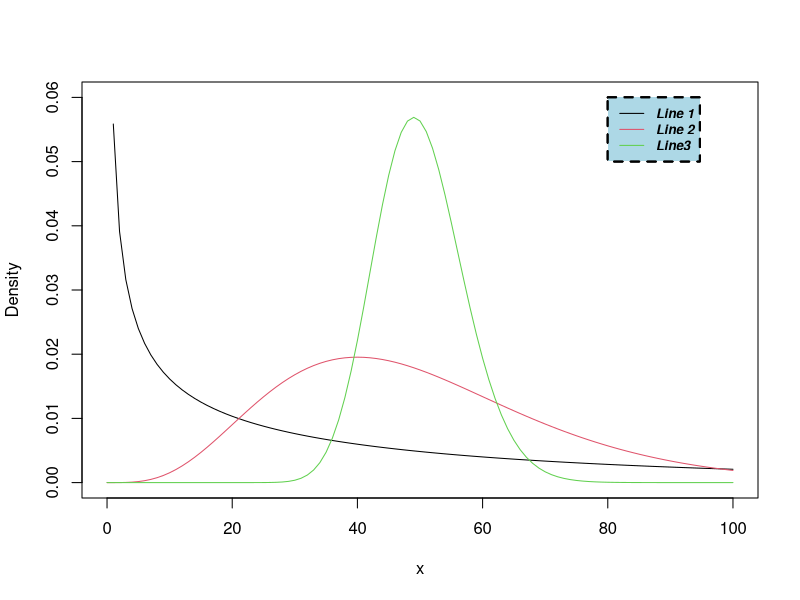

Source code (R):
alpha <- c(0.5,5, 50)
theta <- c(100, 10 , 1)

plot(0, 0, xlim = c(0, 100), ylim = c(0, 0.06), type = "n" , xlab = "x" , ylab = "Density")
cl = 1
for(i in seq_along(alpha)){
  curve(dgamma(x, shape = alpha[i], scale = theta[i]), from = 0, to = 100, col = cl, add = TRUE , type = "l")
  legend(80, 0.06, legend=c("Line 1", "Line 2" , "Line3"),
         col= 1:3, lty=1, cex=0.8,
         box.lty=2, box.lwd=2, box.col="black" , text.font=4, bg='lightblue')
  cl = cl+1
 
}

